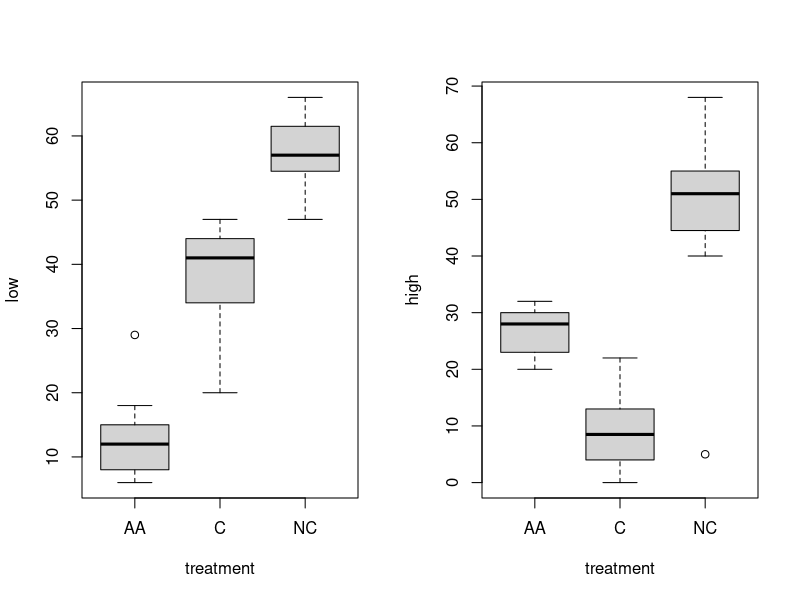

Reproduce this figure in R.
library(HSAUR3)


### Name: students
### Title: Student Risk Taking
### Aliases: students
### Keywords: datasets

### ** Examples


  data("students", package = "HSAUR3")
  layout(matrix(1:2, ncol = 2))
  boxplot(low ~ treatment, data = students, ylab = "low")
  boxplot(high ~ treatment, data = students, ylab = "high")
